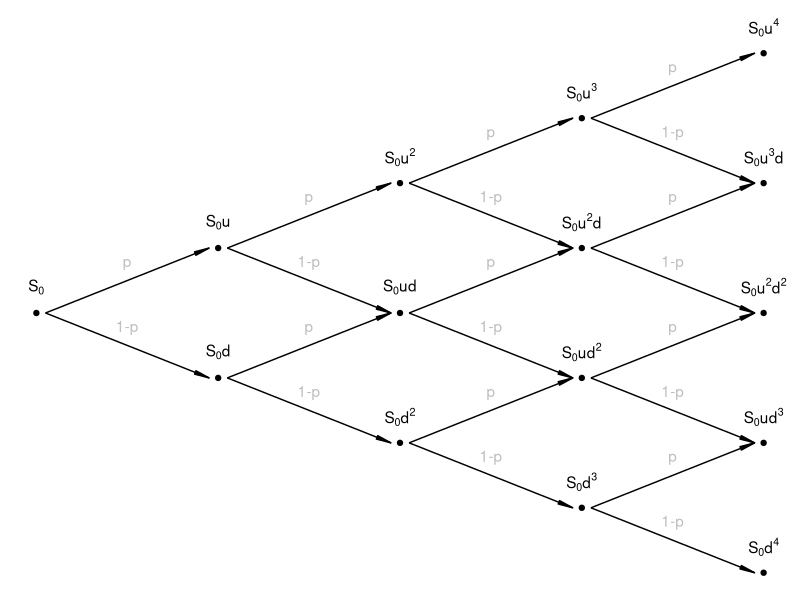

Write R code to recreate this figure.
library(ggplot2)
ar<-data.frame(x0=c(0,0,1,1,1,1,2,2,2,2,2,2,3,3,3,3,3,3,3,3)+0.05,
                   y0=c(0,0,1,1,-1,-1,2,2,0,0,-2,-2,3,3,1,1,-1,-1,-3,-3),
                   xend=c(1,1,2,2,2,2,3,3,3,3,3,3,4,4,4,4,4,4,4,4)-0.05,
                   yend=c(1,-1,2,0,0,-2,3,1,1,-1,-1,-3,4,2,2,0,0,-2,-2,-4))

ar$xp<-(ar$x0+ar$xend)/2
ar$yp<-(ar$y0+ar$yend)/2
ar$labelp<-rep(c('p', '1-p'),10)

po<-data.frame(x0=c(0,1,1,2,2,2,3,3,3,3,4,4,4,4,4)
                   , y0=c(0,1,-1,2,0,-2,3,1,-1,-3,4,2,0,-2,-4)
              , label0=c('S[0]', 'S[0]*u', 'S[0]*d', 
                         'S[0]*u^2', 'S[0]*ud', 'S[0]*d^2', 
                         'S[0]*u^3', 'S[0]*u^2*d', 'S[0]*u*d^2', 'S[0]*d^3', 
                         'S[0]*u^4', 'S[0]*u^3*d', 'S[0]*u^2*d^2', 'S[0]*u*d^3', 'S[0]*d^4'))


ggplot(aes(x=x0, y=y0+.4), data=po) + 
  theme_void() +
  geom_segment(aes(x = x0, y = y0, xend = xend, yend = yend),
               data=ar, 
               arrow = arrow(type='closed', angle=7, length=unit(.15,'inch'))) +
  geom_point(aes(x=x0, y=y0), data=po) +
  geom_text(aes(label=label0), parse=TRUE) +
  geom_text(aes(x=xp, y=yp+.3, label=labelp), data=ar, col='grey')

             